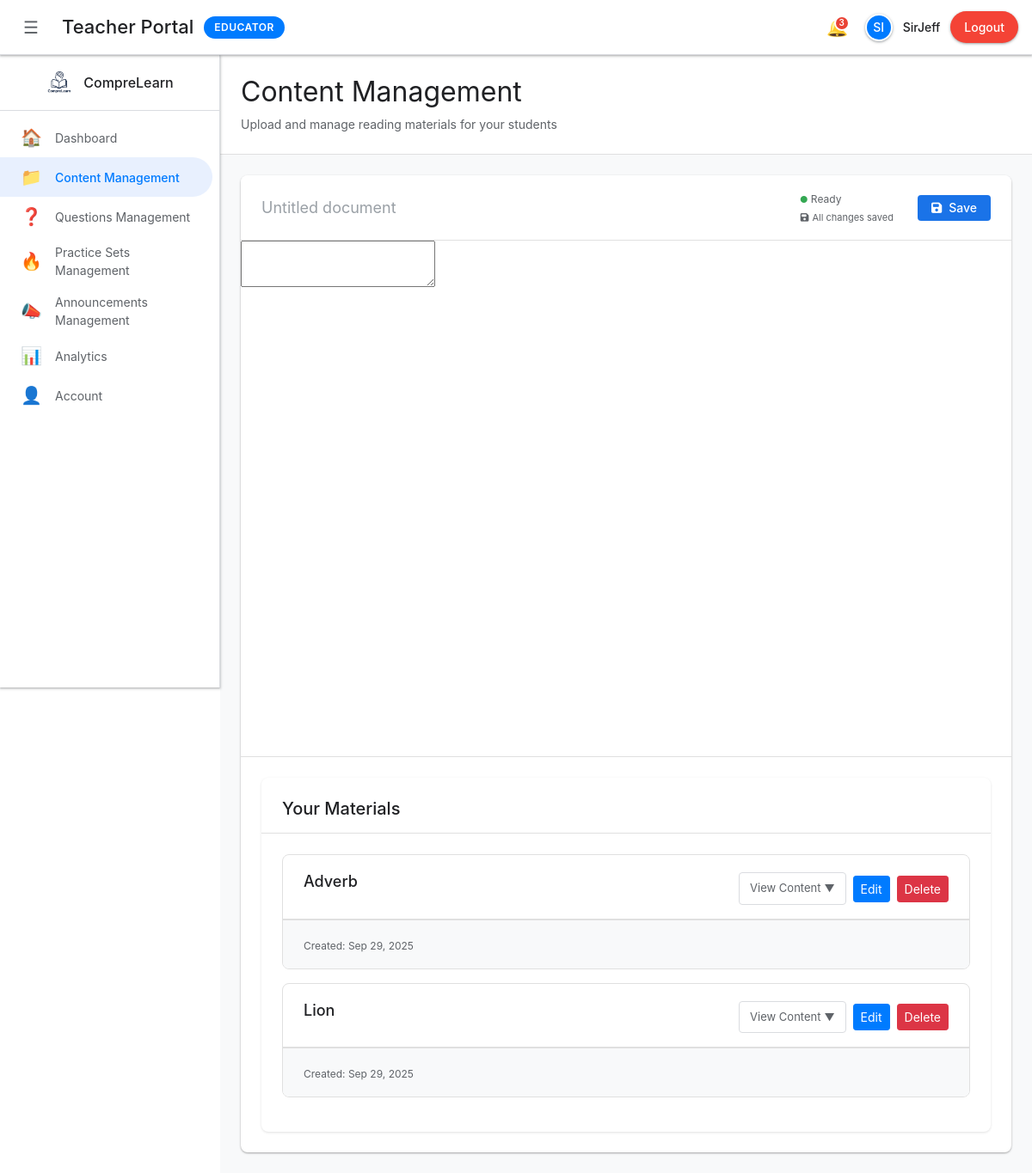
The app's page /Teacher/teacher_content.php (signed in) with its own data.
### tables this page shows
CREATE TABLE `reading_materials` (
  `id` int(11) NOT NULL,
  `teacher_id` int(11) NOT NULL,
  `title` varchar(255) NOT NULL,
  `content` mediumtext NOT NULL,
  `theme_settings` longtext DEFAULT NULL CHECK (json_valid(`theme_settings`)),
  `created_at` timestamp NOT NULL DEFAULT current_timestamp(),
  `updated_at` timestamp NOT NULL DEFAULT current_timestamp() ON UPDATE current_timestamp()
);

### Teacher/teacher_content.php (the view, shortened to what this page needs)
<?php
require_once __DIR__ . '/includes/teacher_init.php';
$edit_mode = false;
$edit_material = null;
$materials = [];
$stmt = $conn->prepare("SELECT * FROM reading_materials WHERE teacher_id = ? ORDER BY created_at DESC");
$stmt->bind_param("i", $_SESSION['teacher_id']);
$stmt->execute();
$result = $stmt->get_result();
while ($row = $result->fetch_assoc()) {
    $materials[] = $row;
}
require_once __DIR__ . '/includes/teacher_layout.php';
?>
<div class="main-content">
    <div class="content-header">
        <h1>Content Management</h1>
        <p>Upload and manage reading materials for your students</p>
    </div>
    <div class="docs-editor-container">
        <div class="docs-header">
            <div class="docs-title-bar">
                <div class="docs-title-input">
                    <input type="text" id="docs-title" placeholder="Untitled document" value="<?php echo $edit_mode ? htmlspecialchars($edit_material['title']) : ''; ?>" required>
        </div>
                <div class="docs-actions">
                    <div class="collaboration-status" id="collaborationStatus">
                        <span class="status-indicator" id="statusIndicator">
                            <i class="fas fa-circle"></i> Ready
                        </span>
                        <span class="auto-save-status" id="autoSaveStatus">
                            <i class="fas fa-save"></i> All changes saved
                        </span>
        </div>
                    <button type="button" class="docs-btn docs-btn-secondary" onclick="saveDocument()">
                <i class="fas fa-save"></i>
                        <?php echo $edit_mode ? 'Update' : 'Save'; ?>
            </button>
        </div>
    </div>
        <div class="docs-editor-wrapper">
            <textarea id="docs-editor" name="content"><?php echo $edit_mode ? htmlspecialchars($edit_material['content']) : ''; ?></textarea>
                </div>
                </div>
    <div class="content-section">
        <div class="section-header">
            <h2>Your Materials</h2>
        </div>
        <div class="materials-grid">
            <?php if (empty($materials)): ?>
                <div class="no-materials">
                    <p>No materials uploaded yet.</p>
                </div>
            <?php else: ?>
                <?php foreach ($materials as $material): ?>
                    <div class="material-card">
                        <div class="material-header">
                            <h3><?php echo htmlspecialchars($material['title']); ?></h3>
                            <div class="material-actions">
                                <button type="button" class="btn btn-sm btn-secondary toggle-content-btn" onclick="toggleContent(<?php echo $material['id']; ?>)">
                                    <span class="toggle-text">View Content</span>
                                    <span class="toggle-icon">▼</span>
                                </button>
                                <a href="?edit=<?php echo $material['id']; ?>" class="btn btn-sm btn-primary">Edit</a>
                                <form method="POST" style="display: inline;" onsubmit="return confirm('Are you sure you want to delete this material?')">
                                    <button type="submit" class="btn btn-sm btn-danger">Delete</button>
                                </form>
                            </div>
                        </div>
                        <div class="material-footer">
                            <small>Created: <?php echo date('M j, Y', strtotime($material['created_at'])); ?></small>
                        </div>
                    </div>
                <?php endforeach; ?>
            <?php endif; ?>
        </div>
    </div>
</div>
<link href="https://cdn.jsdelivr.net/npm/summernote@0.8.20/dist/summernote-bs4.min.css" rel="stylesheet">
<link href="https://cdn.jsdelivr.net/npm/bootstrap@4.6.2/dist/css/bootstrap.min.css" rel="stylesheet">

### Teacher/includes/teacher_layout.php (style rules this page uses)
:root { --primary: #1a73e8; --primary-dark: #1557b0; --secondary: #34a853; --accent: #ea4335; --warning: #fbbc04; --purple: #9c27b0; --teal: #00bcd4; --success: #4caf50; --error: #f44336; --bg-primary: #ffffff; --bg-secondary: #f8f9fa; --bg-tertiary: #e8f0fe; --text-primary: #202124; --text-secondary: #5f6368; --text-muted: #9aa0a6; --border: #dadce0; --shadow-sm: 0 1px 2px 0 rgba(60,64,67,.3), 0 1px 3px 1px rgba(60,64,67,.15); --shadow-md: 0 1px 2px 0 rgba(60,64,67,.3), 0 2px 6px 2px rgba(60,64,67,.15); --shadow-lg: 0 2px 4px 0 rgba(60,64,67,.3), 0 4px 8px 3px rgba(60,64,67,.15); --shadow-xl: 0 4px 8px 0 rgba(60,64,67,.3), 0 8px 16px 4px rgba(60,64,67,.15); }
* { box-sizing: border-box; }
body { font-family: 'Inter', -apple-system, BlinkMacSystemFont, 'Segoe UI', Roboto, sans-serif; background: var(--bg-secondary); margin: 0; color: var(--text-primary); line-height: 1.5; }

### Teacher/teacher_content.php (style rules this page uses)
.main-content { max-width: 100%; margin: 0; }
.content-header { margin-bottom: 0; padding: 24px; background: white; border-bottom: 1px solid #e0e0e0; }
.content-header h1 { font-size: 32px; font-weight: 400; color: #202124; margin: 0 0 8px 0; line-height: 1.2; }
.content-header p { color: #5f6368; font-size: 14px; margin: 0; }
.docs-editor-container { background: white; border-radius: 8px; box-shadow: 0 1px 3px rgba(0,0,0,0.12), 0 1px 2px rgba(0,0,0,0.24); margin: 24px; overflow: hidden; }
.docs-header { background: white; border-bottom: 1px solid #e0e0e0; }
.docs-title-bar { display: flex; justify-content: space-between; align-items: center; padding: 16px 24px; border-bottom: 1px solid #e0e0e0; }
.docs-title-input { flex: 1; margin-right: 24px; }
.docs-title-input input { width: 100%; border: none; outline: none; font-size: 18px; font-weight: 400; color: #202124; background: transparent; padding: 8px 0; }
.docs-title-input input::placeholder { color: #9aa0a6; }
.docs-actions { display: flex; gap: 12px; align-items: center; }
.collaboration-status { display: flex; flex-direction: column; gap: 4px; margin-right: 16px; }
.status-indicator { font-size: 12px; color: #5f6368; display: flex; align-items: center; gap: 4px; }
.status-indicator i { color: #34a853; font-size: 8px; }
.auto-save-status { font-size: 11px; color: #5f6368; display: flex; align-items: center; gap: 4px; }
.docs-btn { padding: 8px 16px; border: none; border-radius: 4px; font-size: 14px; font-weight: 500; cursor: pointer; text-decoration: none; display: inline-flex; align-items: center; gap: 8px; transition: all 0.2s ease; line-height: 1; }
.docs-btn-secondary { background: #1a73e8; color: white; }
.docs-editor-wrapper { background: white; min-height: 600px; position: relative; }
.content-section { background: white; border-radius: 8px; box-shadow: 0 1px 3px rgba(0,0,0,0.12); margin: 24px; overflow: hidden; }
.section-header { padding: 24px 24px 16px 24px; border-bottom: 1px solid #e0e0e0; }
.section-header h2 { font-size: 20px; font-weight: 500; color: #202124; margin: 0; }
.materials-grid { padding: 24px; }
.material-card { background: white; border: 1px solid #e0e0e0; border-radius: 8px; margin-bottom: 16px; overflow: hidden; transition: all 0.2s ease; }
.material-header { padding: 20px 24px 16px 24px; border-bottom: 1px solid #e0e0e0; display: flex; justify-content: space-between; align-items: flex-start; }
.material-header h3 { font-size: 18px; font-weight: 500; color: #202124; margin: 0; flex: 1; }
.material-actions { display: flex; gap: 8px; margin-left: 16px; align-items: center; }
.toggle-content-btn { display: flex; align-items: center; gap: 4px; transition: all 0.2s ease; padding: 8px 12px; border: 1px solid #dadce0; border-radius: 4px; background: white; color: #5f6368; cursor: pointer; font-size: 13px; }
.toggle-icon { transition: transform 0.2s ease; font-size: 12px; }
.material-footer { padding: 16px 24px; background: #f8f9fa; border-top: 1px solid #e0e0e0; }
.material-footer small { color: #5f6368; font-size: 12px; }

### records on screen
reading_materials: title "Adverb", created_at "Sep 29, 2025"
reading_materials: title "Lion", created_at "Sep 29, 2025"

### other values on screen
substr($_SESSION['teacher_name'],0,2) "SI"
$_SESSION['teacher_name'] "SirJeff"
